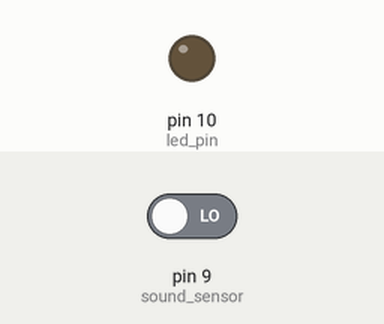
This sketch was run on a simulated Arduino Uno, built with avr-gcc and run on an emulated ATmega328P. Parts: output pins drawn as LEDs (lit = HIGH). The test bench sets the inputs (shaded band); at power-on: pin 9 (sound_sensor) LOW.

Above: at 1.2 s.
1.3 s: pin 9 (sound_sensor) driven HIGH
At 1.8 s:
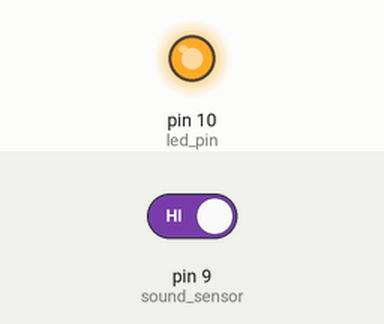
4.3 s: pin 9 (sound_sensor) driven LOW
At 5.2 s:
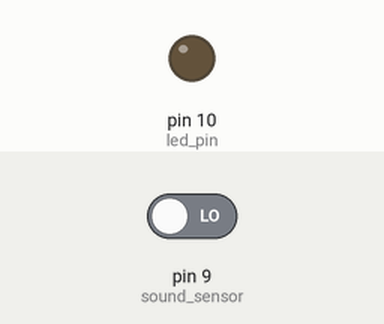
Timing chart, 0 to 7.3 s (numbered marks = the images above; inputs shaded):
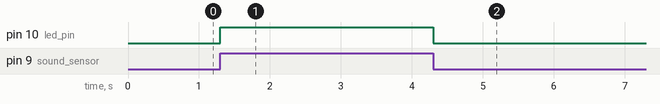

Measured:
- after the input at 1.3 s, pin 10 (led_pin): LOW → HIGH at once
- after the input at 4.3 s, pin 10 (led_pin): HIGH → LOW at once

The sketch:

Task_1.15.ino
```cpp
const int led_pin=10;
const int sound_sensor=9;
void setup() {
  pinMode(sound_sensor,INPUT);
  pinMode(led_pin,OUTPUT);
  // put your setup code here, to run once:

}

void loop() {
  digitalWrite(led_pin,LOW);
  // put your main code here, to run repeatedly:
  int soundState = digitalRead(sound_sensor);
  Serial.print(soundState);
  if (soundState ==HIGH) {
    digitalWrite(led_pin, HIGH);

    delay(100);
    digitalWrite(led_pin,LOW);// LED ON when sound detected
  } else {
    digitalWrite(led_pin, LOW);  // LED OFF otherwise
  }


}
```
